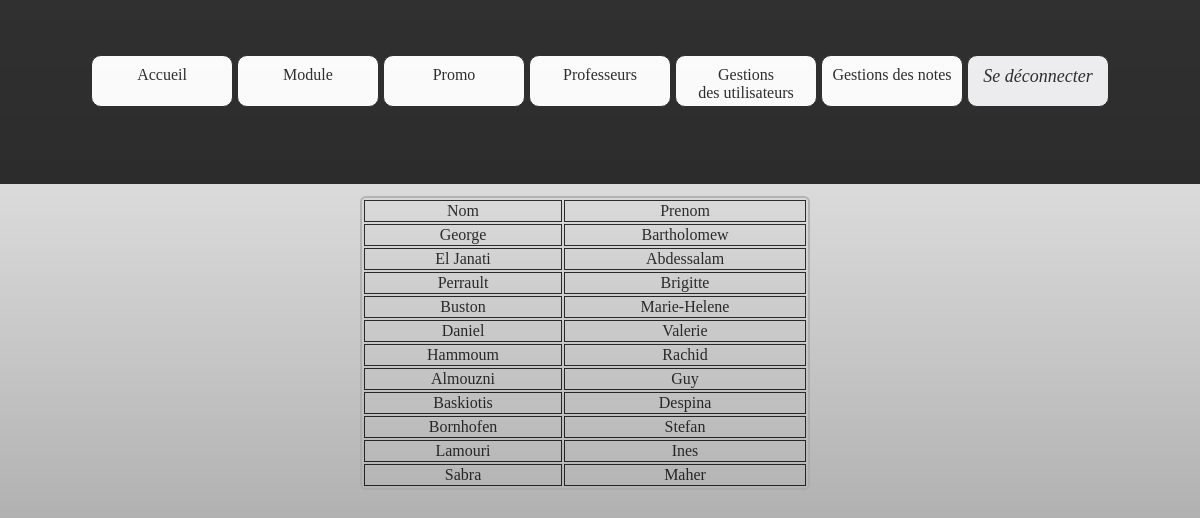
Page /index.php?page=professeur (signed in) on the committed database.
### tables this page shows
CREATE TABLE IF NOT EXISTS `utilisateur` (
  `idUtil` int(5) NOT NULL AUTO_INCREMENT,
  `login` varchar(30) NOT NULL,
  `pass` varchar(32) NOT NULL,
  `nom` varchar(30) NOT NULL,
  `prenom` varchar(30) NOT NULL,
  `idRole` int(2) NOT NULL,
  PRIMARY KEY (`idUtil`)
);

### fonctions/fonctions.php (called while the page is built, shortened)
<?php
function execReq($req){
	$res = mysql_query($req);
	return $res;
}
?>

### display/prof.php (the view, shortened to what this page needs)
<?php
		$req='select * from utilisateur where idRole="3"';
                $res=execReq($req);
                echo'<table>';
                echo'<tr><td>Nom</td><td>Prenom</td></tr>';
		while($nom=mysql_fetch_assoc($res)){
                    echo'<tr><td>'.$nom['nom'].'</td><td>'. $nom['prenom'].'</td></tr>';
                }
                echo'</table>';
?>

### css/design.css (style rules this page uses)
table { border: 2px solid darkgray; border-radius: 6px; margin-top: 1%; margin-left: 30%; width: 450px; }
td { border: 1px solid black; text-align: center; }

### structure/debut.php (style rules this page uses)
body { background: transparent; background-image: url("image/test-2.jpg");background-repeat: no-repeat; background-attachment: fixed;background-size: 100%; opacity: 0.8; }

### rows in the picture
utilisateur: nom "George", prenom "Bartholomew"
utilisateur: nom "El Janati", prenom "Abdessalam"
utilisateur: nom "Perrault", prenom "Brigitte"
utilisateur: nom "Buston", prenom "Marie-Helene"
utilisateur: nom "Daniel", prenom "Valerie"
utilisateur: nom "Hammoum", prenom "Rachid"
utilisateur: nom "Almouzni", prenom "Guy"
utilisateur: nom "Baskiotis", prenom "Despina"
utilisateur: nom "Bornhofen", prenom "Stefan"
utilisateur: nom "Lamouri", prenom "Ines"
utilisateur: nom "Sabra", prenom "Maher"
